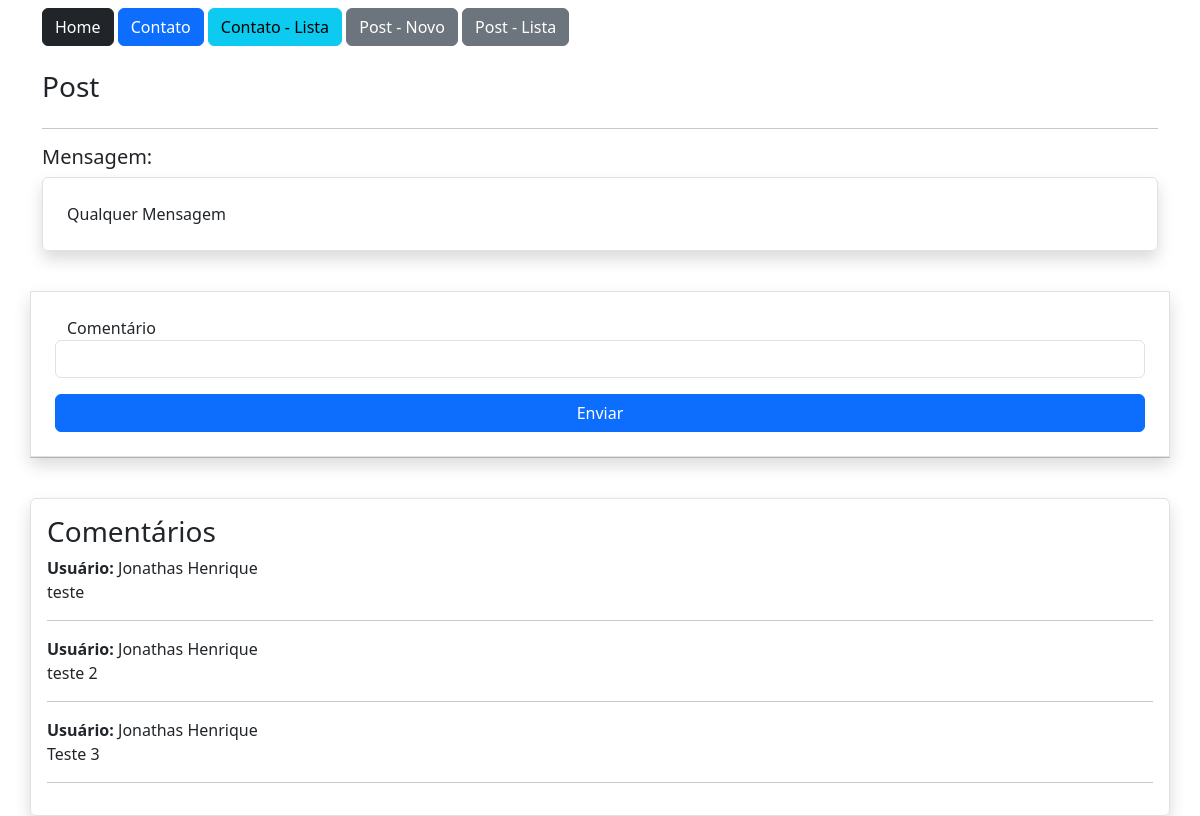
/post/1, run on the app's committed database.
### estudo/models.py (models this page shows, shortened)
class Post(db.Model):
    id = db.Column(db.Integer, primary_key=True)
    data_criacao = db.Column(db.DateTime, default=datetime.utcnow())
    mensagem = db.Column(db.String, nullable=True)
    user_id = db.Column(db.Integer, db.ForeignKey('user.id'), nullable=True)
    comentarios = db.relationship('PostComentarios', backref='post', lazy=True)

class PostComentarios(db.Model):
    id = db.Column(db.Integer, primary_key=True)
    data_criacao = db.Column(db.DateTime, default=datetime.utcnow())
    comentario = db.Column(db.String, nullable=True)
    user_id = db.Column(db.Integer, db.ForeignKey('user.id'), nullable=True)
    post_id = db.Column(db.Integer, db.ForeignKey('post.id'), nullable=True)

class User(db.Model, UserMixin):
    id = db.Column(db.Integer, primary_key=True)
    nome = db.Column(db.String, nullable=True)
    sobrenome = db.Column(db.String, nullable=True)
    email = db.Column(db.String, nullable=True)
    senha = db.Column(db.String, nullable=True)
    posts = db.relationship('Post', backref='user', lazy=True)
    post_comentarios = db.relationship('PostComentarios', backref='user', lazy=True)

### estudo/views.py (the view)
@app.route('/post/<int:id>', methods=['GET', 'POST'])
def PostDetail(id):
    post = Post.query.get(id)
    form = PostComentarioForm()
    if form.validate_on_submit():
        form.save(current_user.id, id)
        return redirect(url_for('PostDetail', id=id))
    return render_template('post.html', post=post, form=form)

### estudo/forms.py (shortened to what this page needs)
class PostComentarioForm(FlaskForm):
    comentario = StringField('Comentário', validators=[DataRequired()])
    btnSubmit = SubmitField('Enviar')

### estudo/templates/post.html (shortened to what this page needs)
{% extends 'base.html' %}
{% block content %}
    <div class="container">
        {% include 'nav.html' %}
            <div class="row mt-4">
                <h3>Post</h3>
            </div>
            <hr>
            <div class="row">
                <div class="col-12">
                    <h5>Mensagem:</h5>
                    <div class="col-12 border rounded p-4 shadow">
                        {{post.mensagem}}
                    </div>
                </div>
                <div class="col-12 mt-3">
                    <form action="" method="post" class="row mt-4 p-4 rounde border shadow">
                        {{ form.comentario.label() }}
                        {{ form.comentario(class="form-control") }}
                        {{ form.btnSubmit(class="btn btn-primary col-12 mt-3") }}
                    </form>
                </div>
                <hr>
                <div class="col-12 mt-4 border rounded shadow p-3">
                    <h3>Comentários</h3>
                    {% for c in post.comentarios %}
                    <p>
                        <b>Usuário:</b> {{c.user.nome}} {{c.user.sobrenome}} <br>
                        {{c.comentario}}
                    </p>
                    <hr>
                    {% endfor %}
                </div>
            </div>
    </div>
{% endblock %}

### data on the page
Post: mensagem "Qualquer Mensagem"
PostComentarios: user.nome "Jonathas", user.sobrenome "Henrique", comentario "teste"
PostComentarios: user.nome "Jonathas", user.sobrenome "Henrique", comentario "teste 2"
PostComentarios: user.nome "Jonathas", user.sobrenome "Henrique", comentario "Teste 3"
